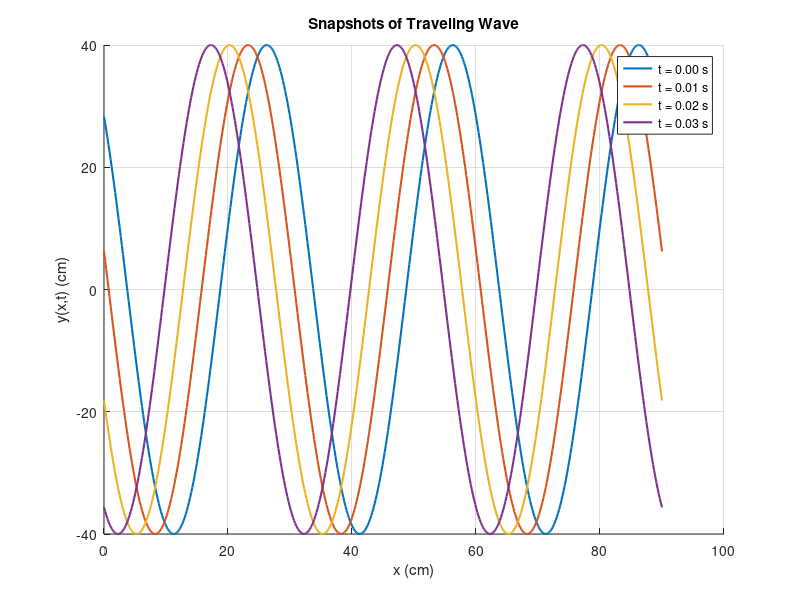
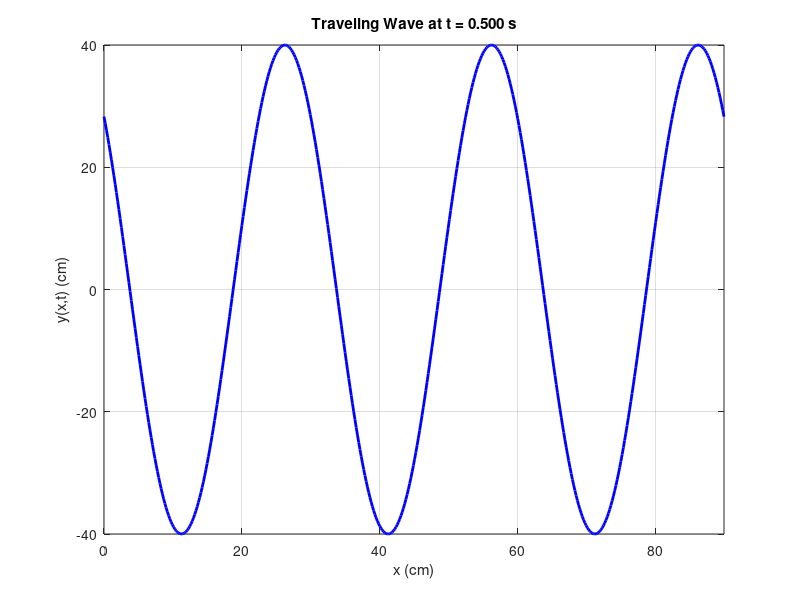

Write MATLAB code to recreate these figures, in order.
% Sinusoidal wave traveling in -x direction
% y(x,t) = 40*cos((pi/15)*x + 20*pi*t + pi/4), units: cm

clear; clc;

% Parameters
A = 40;              % amplitude (cm)
lambda = 30;         % wavelength (cm)
f = 10;              % frequency (Hz)
k = 2*pi/lambda;     % wavenumber (rad/cm)
omega = 2*pi*f;      % angular frequency (rad/s)
phi = pi/4;          % phase (rad)

% Spatial axis (0 to 90 cm for 3 wavelengths)
x = linspace(0, 90, 500); 

% --- 1. Plot snapshots of the wave at different times ---
t_values = [0, 0.01, 0.02, 0.03]; % times in seconds
figure;
hold on;
colors = lines(length(t_values));

for i = 1:length(t_values)
    t = t_values(i);
    y = A*cos(k*x + omega*t + phi);
    plot(x, y, 'Color', colors(i,:), 'LineWidth', 1.5, ...
         'DisplayName', sprintf('t = %.2f s', t));
end

title('Snapshots of Traveling Wave');
xlabel('x (cm)');
ylabel('y(x,t) (cm)');
legend('show');
grid on;
hold off;

% --- 2. Animate the wave ---
figure;
for t = 0:0.002:.5  % animate for 0.1 s
    y = A*cos(k*x + omega*t + phi);
    plot(x, y, 'b-', 'LineWidth', 2);
    axis([0 90 -A A]);
    xlabel('x (cm)');
    ylabel('y(x,t) (cm)');
    title(sprintf('Traveling Wave at t = %.3f s', t));
    grid on;
    drawnow;
end
